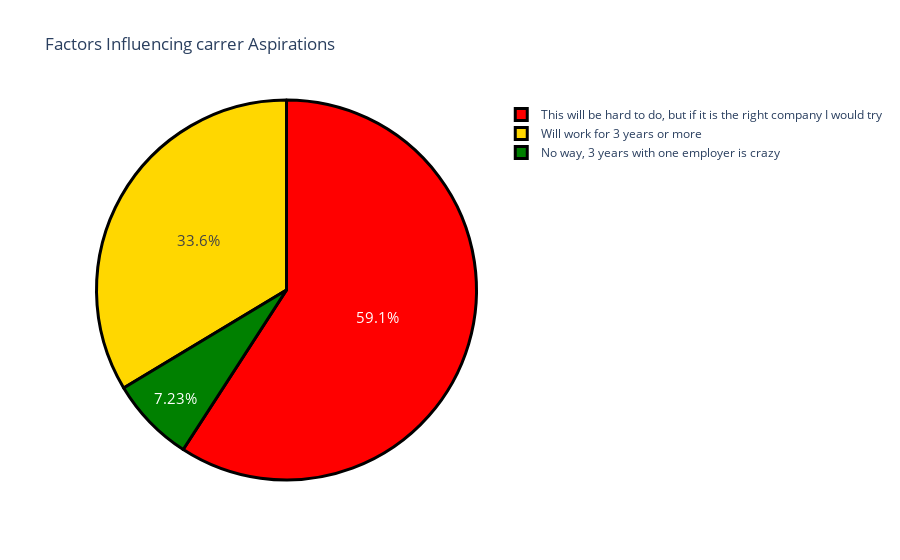

Source (notebook cell):
### Code cell
import plotly.graph_objects as go
question3 = "How likely is that you will work for one employer for 3 years or more ?"
question3 = data[question3].value_counts()
label = question3.index
counts = question3.values
colors = ["red","gold","green"]
fig = go.Figure(data=[go.Pie(labels = label , values = counts)])
fig.update_layout(title_text = "Factors Influencing carrer Aspirations")
fig.update_traces(hoverinfo ="label+value" , textinfo = "percent" , textfont_size = 15,
                  marker = dict(colors=colors , line=dict(color="black",width=3)))
fig.show()

### Figure 1 — Plotly figure (JSON) as saved in the notebook; plotly's stock layout.template omitted (floating-point values rounded to 4 significant figures)
{"data": [{"hoverinfo": "label+value", "labels": ["This will be hard to do, but if it is the right company I would try", "Will work for 3 years or more", "No way, 3 years with one employer is crazy"], "marker": {"colors": ["red", "gold", "green"], "line": {"color": "black", "width": 3}}, "textfont": {"size": 15}, "textinfo": "percent", "type": "pie", "values": [139, 79, 17]}], "layout": {"autosize": true, "title": {"text": "Factors Influencing carrer Aspirations"}}}
